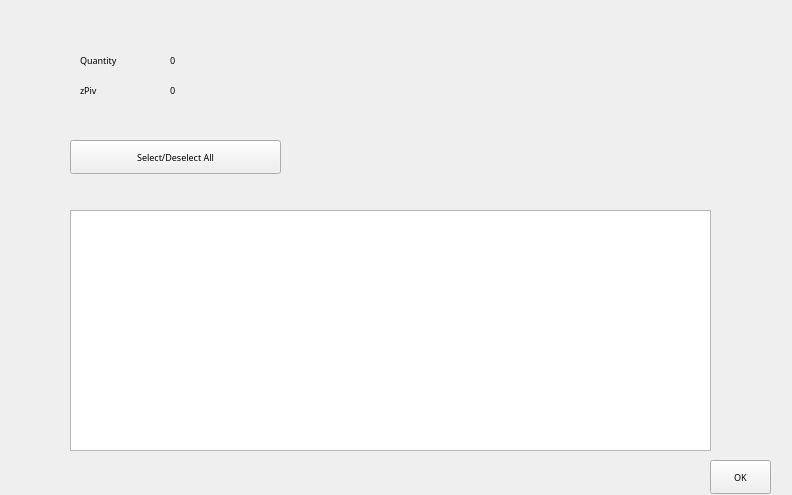
<?xml version="1.0" encoding="UTF-8"?>
<ui version="4.0">
 <class>zipvcontrol</class>
 <widget class="QWidget" name="zipvcontrol">
  <property name="geometry">
   <rect>
    <x>0</x>
    <y>0</y>
    <width>792</width>
    <height>495</height>
   </rect>
  </property>
  <property name="windowTitle">
   <string>Form</string>
  </property>
  <widget class="QLabel" name="label">
   <property name="geometry">
    <rect>
     <x>80</x>
     <y>50</y>
     <width>81</width>
     <height>21</height>
    </rect>
   </property>
   <property name="font">
    <font>
     <family>Montserrat</family>
     <pointsize>7</pointsize>
    </font>
   </property>
   <property name="text">
    <string>Quantity</string>
   </property>
  </widget>
  <widget class="QLabel" name="label_2">
   <property name="geometry">
    <rect>
     <x>170</x>
     <y>50</y>
     <width>31</width>
     <height>21</height>
    </rect>
   </property>
   <property name="font">
    <font>
     <family>Montserrat</family>
     <pointsize>7</pointsize>
    </font>
   </property>
   <property name="text">
    <string>0</string>
   </property>
  </widget>
  <widget class="QLabel" name="label_3">
   <property name="geometry">
    <rect>
     <x>80</x>
     <y>80</y>
     <width>70</width>
     <height>21</height>
    </rect>
   </property>
   <property name="font">
    <font>
     <family>Montserrat</family>
     <pointsize>7</pointsize>
    </font>
   </property>
   <property name="text">
    <string>zPiv</string>
   </property>
  </widget>
  <widget class="QLabel" name="label_4">
   <property name="geometry">
    <rect>
     <x>170</x>
     <y>80</y>
     <width>31</width>
     <height>21</height>
    </rect>
   </property>
   <property name="font">
    <font>
     <family>Montserrat</family>
     <pointsize>7</pointsize>
    </font>
   </property>
   <property name="text">
    <string>0</string>
   </property>
  </widget>
  <widget class="QPushButton" name="pushButton">
   <property name="geometry">
    <rect>
     <x>70</x>
     <y>140</y>
     <width>211</width>
     <height>34</height>
    </rect>
   </property>
   <property name="font">
    <font>
     <family>Montserrat</family>
     <pointsize>7</pointsize>
    </font>
   </property>
   <property name="text">
    <string>Select/Deselect All</string>
   </property>
  </widget>
  <widget class="QTableView" name="tableView">
   <property name="geometry">
    <rect>
     <x>70</x>
     <y>210</y>
     <width>641</width>
     <height>241</height>
    </rect>
   </property>
   <property name="font">
    <font>
     <family>Montserrat</family>
     <pointsize>7</pointsize>
    </font>
   </property>
  </widget>
  <widget class="QPushButton" name="pushButton_2">
   <property name="geometry">
    <rect>
     <x>710</x>
     <y>460</y>
     <width>61</width>
     <height>34</height>
    </rect>
   </property>
   <property name="font">
    <font>
     <family>Montserrat</family>
     <pointsize>7</pointsize>
    </font>
   </property>
   <property name="text">
    <string>OK</string>
   </property>
  </widget>
 </widget>
 <resources/>
 <connections/>
</ui>
